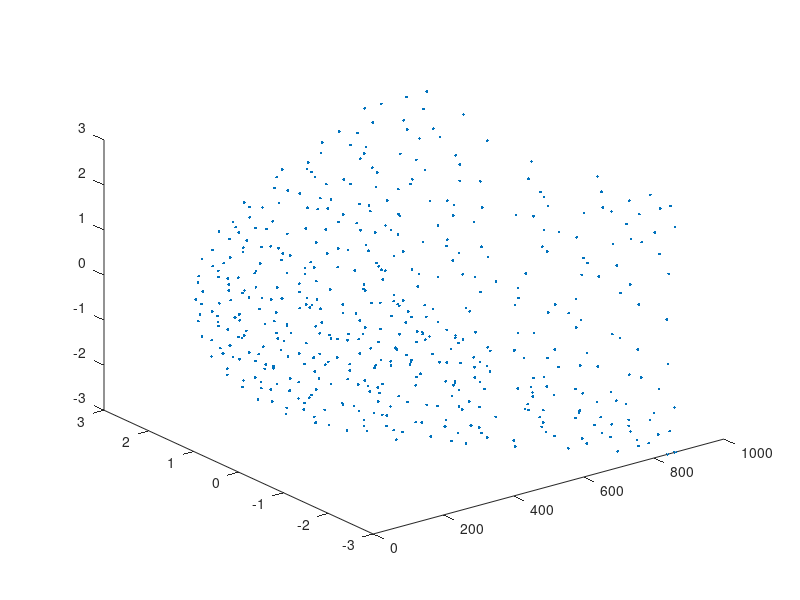

This figure's MATLAB source: (Note: this script raises an error after producing the figure.)

%--------------------------------------------------------------------------
%-------------------------INPUT--------------------------------------------
%--------------------------------------------------------------------------
LD.constant.kb = 1.3806E-23;                    %aJ/k (1.3806E-23 J/K)
LD.constant.hbar = 1.054E-34;                %J/s
LD.constant.i = sqrt(-1);
LD.constant.c = 29979245800.00019;      %cm/s
LD.constant.s2ps = 10E-13;
LD.constant.ang2m = 10E-11;
LD.constant.eV2J = 1.60217E-19;

format long

%--------------------------------------------------------------------------
%-------------------------READ---------------------------------------------
%--------------------------------------------------------------------------

LD.FC2.id = load('./FULLorder2.dat');
% LD.FC3.id = load('./update_list/FULLorder3_2.dat');

LD.pos = load('./FULLpos.dat');

%--------------------------------------------------------------------------
%LD Input
%--------------------------------------------------------------------------
%define supercell integers
LD.Nx = 6;                LD.Ny = 6;                LD.Nz = 6;

%cell parameters
LD.cell = [1.56 1.56 1.56 90 90 90 0 0 0 0 0 0];
%lattice vectors
LD.latvec =...
        [0.0 0.5 0.5;
		0.5 0.0 0.5;
		0.5 0.5 0.0];
LD.latvec = LD.latvec*LD.cell(1);
LD.latvec_rec = [-1.0 1.0 1.0;
			1.0 -1.0 1.0;
			1.0 1.0 -1.0];
        
% LD.x.ucell.frac =...
%     [0.1250000000000000  0.1250000000000000  0.1250000000000000
%     0.8750000000000000  0.8750000000000000  0.8750000000000000];
%                 
% LD.x.ucell.gulp =...
%     [0.8750000000000000  0.8750000000000000  0.8750000000000000 0 1 1 1
%     0.1250000000000000  0.1250000000000000  0.1250000000000000 0 1 1 1];


plot3(LD.pos(:,1),LD.pos(:,2),LD.pos(:,3),'.')

%--------------------------------------------------------------------------
%LD Input
%--------------------------------------------------------------------------

LD.pos(:,2:4) = LD.pos(:,2:4)*LD.cell(1); 

%--------------------------------------------------------------------------
%Prepare LAMMPS Data
%--------------------------------------------------------------------------
lammps.alpha = (180/pi)* ...
    atan2(norm(cross(LD.latvec(1,:),LD.latvec(2,:))),...
    dot(LD.latvec(1,:),LD.latvec(2,:)));
lammps.beta = lammps.alpha;
lammps.gamma = lammps.beta;

lammps.lx = LD.cell(1)*LD.Nx;
lammps.xy = LD.cell(2)*cos(LD.cell(6));
lammps.xz = LD.cell(3)*cos(LD.cell(5));
lammps.ly = sqrt(LD.cell(2)^2 - lammps.xy^2);
lammps.yz = ( LD.cell(2)*LD.cell(3)*cos(LD.cell(4)) - ...
    lammps.xy*lammps.xz ) / lammps.ly;
lammps.lz = sqrt( LD.cell(3)^2 - lammps.xz^2 - lammps.yz^2 );

%--------------------------------------------------------------------------
%pause
%--------------------------------------------------------------------------

%set the lammps ids
    LD.id(1:size(LD.pos,1),1) = 1:size(LD.pos,1); 
    LD.type(1:size(LD.pos,1),1) = 1;
%initialize  
    LD.dx = 0.0001;
    LD.precision = int2str(log10(ceil(1/LD.dx))+4);
    
    LD.pos_tmp = LD.pos(:,:);    
    LAMMPS.force0 = ankit_lmp_force(LD);
    
%--------------------------------------------------------------------------
%pause  
%-------------------------------------------------------------------------- 

%--------------------------------------------------------------------------
tic
%--------------------------------------------------------------------------

%--------------------------------------------------------------------------
%FC2
%--------------------------------------------------------------------------

for iFC = 1:1:size(LD.FC2.id,1)
%initialize    
    LD.pos_tmp = LD.pos(:,:);
%increment position for iFC,2
    LD.pos_tmp( LD.FC2.id(iFC,1) +1 , LD.FC2.id(iFC,3) + 1 ) = ...
        LD.pos_tmp( LD.FC2.id(iFC,1) +1 , LD.FC2.id(iFC,3) + 1 ) + LD.dx;
%calc changed force    
    LAMMPS.force = ankit_lmp_force(LD);
%change in force on iFC,1
    LD.FC2.phi(iFC) =...
        -(LAMMPS.force(LD.FC2.id(iFC,2) +1 , LD.FC2.id(iFC,4)  ) - ...
        LAMMPS.force0(LD.FC2.id(iFC,2) +1 , LD.FC2.id(iFC,4) ) ) / LD.dx ;
%--------------------------------------------------------------------------
%pause  
%--------------------------------------------------------------------------  
end

plot(LD.FC2.phi)
    
%--------------------------------------------------------------------------
%pause  
%--------------------------------------------------------------------------     
    
%--------------------------------------------------------------------------
%FC3
%--------------------------------------------------------------------------

% for iFC = 1:1:size(LD.FC3.id,1)
%     
% %initialize    
%     LD.pos_tmp = LD.pos(:,:);
% %increment position beta
%     LD.pos_tmp(LD.FC3.id(iFC,2) , LD.FC3.id(iFC,5) ) = ...
%         LD.pos_tmp(LD.FC3.id(iFC,2) , LD.FC3.id(iFC,5) ) - LD.dx;
% %increment position gamma
%     LD.pos_tmp(LD.FC3.id(iFC,3) , LD.FC3.id(iFC,6) ) = ...
%         LD.pos_tmp(LD.FC3.id(iFC,3) , LD.FC3.id(iFC,6) ) - LD.dx;
% %calc changed force
%     LAMMPS.force1 = ankit_lmp_force(LD);
% 
% %initialize    
%     LD.pos_tmp = LD.pos(:,:);
% %increment position beta
%     LD.pos_tmp(LD.FC3.id(iFC,2) , LD.FC3.id(iFC,5) ) = ...
%         LD.pos_tmp(LD.FC3.id(iFC,2) , LD.FC3.id(iFC,5) ) - LD.dx;
% %increment position gamma
%     LD.pos_tmp(LD.FC3.id(iFC,3) , LD.FC3.id(iFC,6) ) = ...
%         LD.pos_tmp(LD.FC3.id(iFC,3) , LD.FC3.id(iFC,6) ) + LD.dx;
% %calc changed force
%     LAMMPS.force2 = ankit_lmp_force(LD);
%     
% %initialize    
%     LD.pos_tmp = LD.pos(:,:);
% %increment position beta
%     LD.pos_tmp(LD.FC3.id(iFC,2) , LD.FC3.id(iFC,5) ) = ...
%         LD.pos_tmp(LD.FC3.id(iFC,2) , LD.FC3.id(iFC,5) ) + LD.dx;
% %increment position gamma
%     LD.pos_tmp(LD.FC3.id(iFC,3) , LD.FC3.id(iFC,6) ) = ...
%         LD.pos_tmp(LD.FC3.id(iFC,3) , LD.FC3.id(iFC,6) ) - LD.dx;
% %calc changed force
%     LAMMPS.force3 = ankit_lmp_force(LD);
%     
% %initialize    
%     LD.pos_tmp = LD.pos(:,:);
% %increment position beta
%     LD.pos_tmp(LD.FC3.id(iFC,2) , LD.FC3.id(iFC,5) ) = ...
%         LD.pos_tmp(LD.FC3.id(iFC,2) , LD.FC3.id(iFC,5) ) + LD.dx;
% %increment position gamma
%     LD.pos_tmp(LD.FC3.id(iFC,3) , LD.FC3.id(iFC,6) ) = ...
%         LD.pos_tmp(LD.FC3.id(iFC,3) , LD.FC3.id(iFC,6) ) + LD.dx;
% %calc changed force
%     LAMMPS.force4 = ankit_lmp_force(LD);
% 
%     
% %change in force on alpha
%     LD.FC3.phi(iFC) =...
%         -...
%         (...
%         LAMMPS.force4(LD.FC3.id(iFC,1) , LD.FC3.id(iFC,4) ) - ...
%         LAMMPS.force3(LD.FC3.id(iFC,1) , LD.FC3.id(iFC,4) ) - ...
%         LAMMPS.force2(LD.FC3.id(iFC,1) , LD.FC3.id(iFC,4) ) + ...
%         LAMMPS.force1(LD.FC3.id(iFC,1) , LD.FC3.id(iFC,4) ) ...
%         )...
%         / (4*LD.dx^2);
% %--------------------------------------------------------------------------
% %pause  
% %-------------------------------------------------------------------------- 
% 
% end
% 
% plot(LD.FC3.phi)

%--------------------------------------------------------------------------
%pause  
%-------------------------------------------------------------------------- 


%--------------------------------------------------------------------------
%pause  
%-------------------------------------------------------------------------- 

lj = m_lj;

LD.FC2.phi = LD.FC2.phi*lj.eps/lj.sigma / LD.constant.eV2J * LD.constant.ang2m;


dlmwrite('./PHI2.dat',LD.FC2.phi','delimiter',' ','precision', '%10.5f');
% dlmwrite('./PHI3.dat',LD.FC3.phi','delimiter',' ','precision', '%10.5f');



